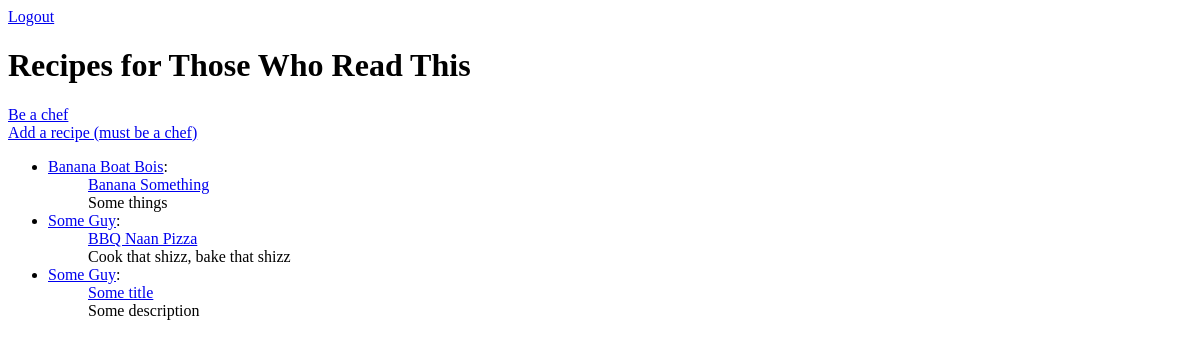
The app's page /, older data.
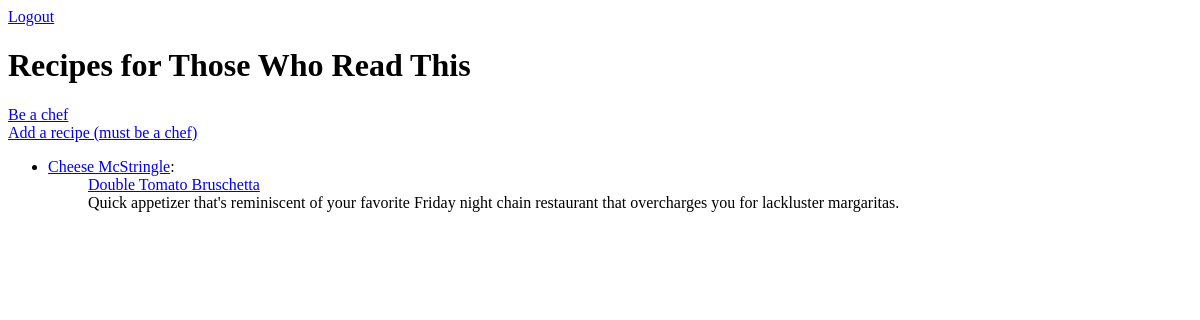
The same page, newer data.
### recipebox/models.py (models this page shows, shortened)
class Recipe(models.Model):
    author = models.ForeignKey(Author, on_delete=models.CASCADE)
    title = models.CharField(max_length=100)
    ingredients = models.TextField(default='')
    instructions = models.TextField()
    time_required = models.IntegerField(default=1)
    description = models.TextField()
    post_date = models.DateTimeField(default=timezone.now)

class Author(models.Model):
    user = models.OneToOneField(User, on_delete=models.CASCADE)
    name = models.CharField(max_length=50)
    bio = models.TextField(blank=True, null=True)

### recipebox/views.py (the view)
# urls.py: path('', views.index, name='homepage'),
def index(request):
    html = 'index.html'
    recipes = Recipe.objects.all()
    return render(request, html, {'data': recipes})

### recipebox/templates/index.html (shortened to what this page needs)
{% load static %}
<head>
    <link rel='stylesheet' type='text/css' href='{% static "css/main.css" %}'>
</head>
<a href='/logout/'>Logout</a>
<h1>Recipes for Those Who Read This</h1>
<a href='/authorform/'>Be a chef</a>
<a href='/recipeform/'>Add a recipe (must be a chef)</a>
<ul>
    {% for info in data %}
        <li>
            <a href = '/author/{{info.author.id}}/'>{{ info.author.name }}</a>:
            <ul>
                <a href = '/recipe/{{info.id}}/'>{{info.title}}</a>
            </ul>
            <ul>
                {{ info.description }}
            </ul>
    {% endfor %}
</ul>

Row changes from the older to the newer data that the page shows:
removed Recipe: author.name "Banana Boat Bois", title "Banana Something", description "Some things"
removed Recipe: author.name "Some Guy", title "BBQ Naan Pizza", description "Cook that shizz, bake that shizz"
removed Recipe: author.name "Some Guy", title "Some title", description "Some description"
added Recipe: author.name "Cheese McStringle", title "Double Tomato Bruschetta", description "Quick appetizer that's reminiscent of your favorite Friday night chain restaurant that overcharges you for lackluster margaritas."
